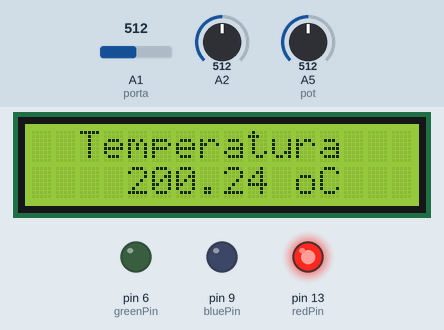
Simulated run of this sketch. Board: Arduino Uno, built with avr-gcc and run on an emulated ATmega328P. On the bench: 16×2 character LCD, output pins drawn as LEDs (lit = HIGH). The inputs (shaded band) are chosen by the test bench; at power-on: A5 (pot) = 512, A2 = 512, A1 (porta) = 512. What the sketch prints to the serial monitor is not drawn.

Above: at 1.2 s.
1.3 s: A5 (pot) set to 493
At 3.2 s:
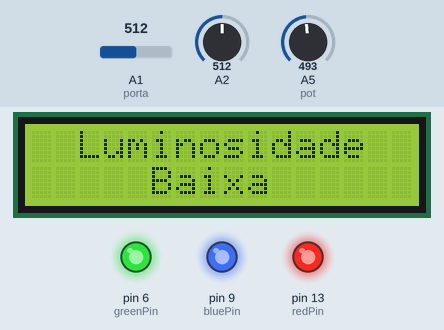
3.5 s: A5 (pot) set to 511
At 5.2 s:
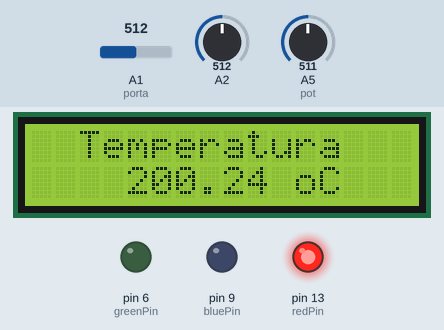
5.5 s: A2 set to 175
At 7.3 s:
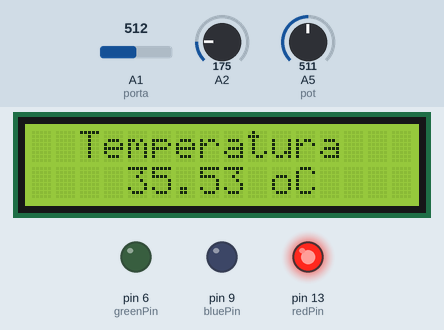
7.6 s: A2 set to 149
At 9.3 s:
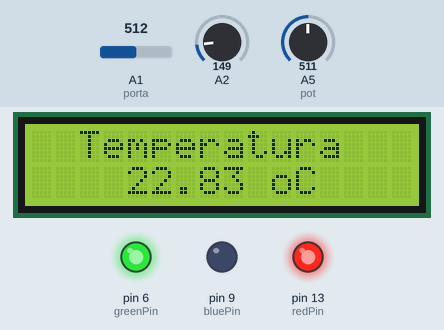
9.6 s: A2 set to 122
At 11.2 s:
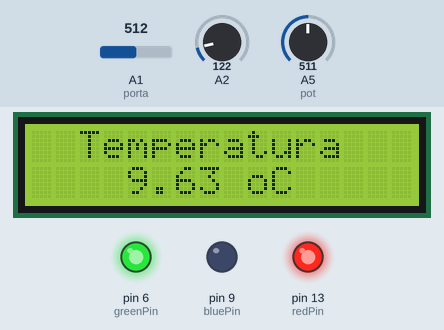
11.6 s: A5 (pot) set to 306
At 13.1 s:
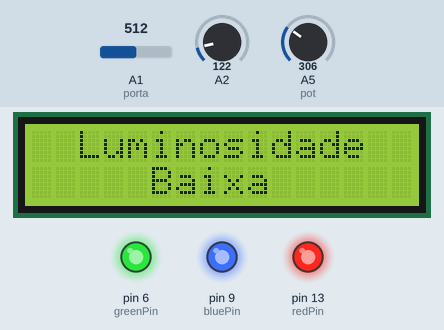
Timing chart, 0 to 14.6 s (numbered marks = the images above; inputs shaded):
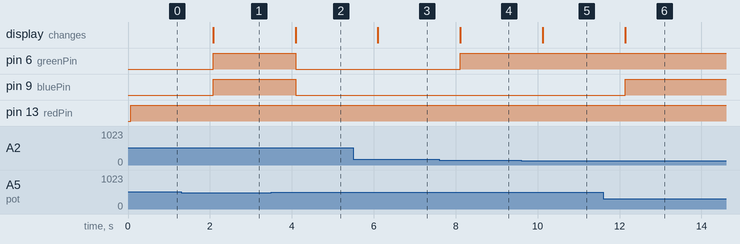

The sketch:

prova_yuri_oliveira1.ino
```cpp
#include <LiquidCrystal.h>
#define pot A5
#define porta A1

LiquidCrystal lcd(12, 11, 5, 4, 3, 2);

int valor;
int leitura;
float leitur;
float temperatura;

int redPin = 13;
int bluePin = 9;
int greenPin = 6;

void setup() {
  lcd.begin(16, 2);
  pinMode(pot, INPUT);
  pinMode(porta, INPUT);
  pinMode(A2, INPUT);
  Serial.begin(9600);
}

void loop() {
  valor = analogRead(pot);
  Serial.println(valor);

  if (valor <= 510) {
    leitur = analogRead(porta);
    if (leitur <= 825) {
      lcd.clear();
      lcd.setCursor(2, 0);
      lcd.print("Luminosidade");
      lcd.setCursor(5, 1);
      lcd.print("Baixa");
      analogWrite(redPin, 255);
      analogWrite(greenPin, 255);
      analogWrite(bluePin, 255);


    } else {
      lcd.clear();
      analogWrite(redPin, 0);
      analogWrite(greenPin, 0);
      analogWrite(bluePin, 0);
    }


  } else if (valor >= 511) {
    leitur = analogRead(A2);
    temperatura = ((leitur * 5.0 / 1023.0) - 0.5) * 100.0;
    lcd.clear();
    lcd.setCursor(2, 0);
    lcd.print("Temperatura");
    lcd.setCursor(4, 1);
    lcd.print(temperatura);
    lcd.print(" oC");


    if (temperatura > 30) {
      analogWrite(redPin, 255);
      analogWrite(greenPin, 0);
      analogWrite(bluePin, 0);


    } else {
      analogWrite(redPin, 255);
      analogWrite(greenPin, 255);
      analogWrite(bluePin, 0);
    }
  }
  delay(1000);
}
```

Measured:
- the behaviour switches between 511 and 510 on A5 (pot) (found by bisection; images 0 and 1)
- the behaviour switches between 164 and 163 on A2 (found by bisection; images 3 and 4)
- after the input at 1.3 s, pin 6 (greenPin), pin 9 (bluePin): LOW → HIGH after 0.78 s; the display: changes after 0.78 s (image 1)
- after the input at 3.5 s, pin 6 (greenPin), pin 9 (bluePin): HIGH → LOW after 0.59 s; the display: changes after 0.59 s (image 2)
- after the input at 5.5 s, the display: changes after 0.60 s (image 3)
- after the input at 7.6 s, pin 6 (greenPin): LOW → HIGH after 0.51 s; the display: changes after 0.51 s (image 4)
- after the input at 9.6 s, the display: changes after 0.53 s (image 5)
- after the input at 11.6 s, pin 9 (bluePin): LOW → HIGH after 0.54 s; the display: changes after 0.54 s (image 6)
